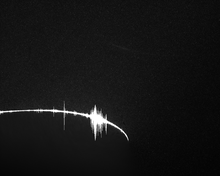
%> input picture NACA23012_1.bmp, 220 x 176 px, shrunk from 1280 x 1024 before the run
$ octave PIV.m   (GNU Octave 9; MATLAB toolbox functions it lacks are replaced by stand-ins)
%> lines starting %> are read from the running program, lines starting %| are printed output that depends on the picture; in (x1, y1, x2, y2) boxes, pixels count from 0 and x2, y2 are one past the last pixel; in counts of white or black regions, pixels touching at a corner belong together; the program's own positions count from 1
### rm_airfoil.m
function image_out = rm_airfoil(image_in)

    % ampiezza valutazione bianchi consecutivi
    D = 5;

    for j=1:size(image_in,2)
        for i=1:size(image_in,1)-D

            A = image_in(i:i+D,j);
            if mode(A)==255
                image_in(i:size(image_in,1),j) = NaN;
            end
        end
    end

    image_out = image_in;

end

### preproc.m
function image_out = preproc (image_in,order,clahe,clahe_window,hpf,hpf_size,minmax,minmax_size,int_capt,capt_scaling)

    k = 1;
    while k<=size(order,2)
        l=order(k);
        switch l
            case 1
                % CLAHE (Contrast Limited Adaptive Histogram Equalization)
                % Clahe opera una equalizzazione dell'istogramma in piccole regioni
                % dell'immagine (tiles). In casi di PIV con un esposizione non uniforme, il
                % contrasto di ogni porzione di immagine viene ottimizzato
                % indipendentemente. I tiles confinanti vengono sucessivamente ricollegati
                % mediante una intepolazione bilineare
                if clahe == 1
                    ntiles1 = round(size(image_in,1)/clahe_window);
                    ntiles2 = round(size(image_in,2)/clahe_window);
                    image_out = adapthisteq(image_in, 'NumTiles',[ntiles1 ntiles2], 'ClipLimit', 0.01, 'NBins', 256, 'Range', 'full', 'Distribution', 'uniform');
                else
                end

            case 2
                % HIGH PASS FILTER
                % Le informazioni a bassa frequenza del background possono essere rimosse
                % applicando un filtro passa alto che conserva le frequenze alte relative
                % alle particelle. Questo filtro è calcolato applicando un filtro passa
                % basso all'immagine (blurring) e sottraendolo all'immagine originale.
                if hpf == 1
                    h = fspecial('gaussian',hpf_size,hpf_size);
                    image = double(image_in-(imfilter(image_in,h,'replicate')));
                    image_out = image/max(max(image))*255;
                else
                end

            case 3
                % MIN/MAX FILTER
                if minmax==1
            %         image_in = im2double(image_in);
                    image_in = double(image_in);
                    [y,x] = size(image_in);

                    % Inizializzazione degli envelope
                    lower = zeros(y,x);
                    upper = zeros(y,x);

                    neighb = floor(minmax_size/2);
                    image_modified = padarray(image_in,[neighb neighb],NaN);
                    for i=1+neighb:y-neighb
                        for j=1+neighb:x-neighb
                            if rem(minmax_size,2)==0
                                disp('Errore: minmax_size deve essere un numero dispari');
                                break
                            else
                                tile = image_modified(i-neighb:i+neighb, j-neighb:j+neighb);

                                Min = min(tile,[],'all');
                                Max = max(tile,[],'all');

                                lower(i-neighb,j-neighb) = Min;
                                upper(i-neighb,j-neighb) = Max;
                            end
                        end
                    end
                    % Moving average filter
                    kernel = ones(minmax_size,1) / minmax_size;
                    lower = filter(kernel, 1, lower);
                    upper = filter(kernel, 1, upper);

                    image_out = 255*(image_in - lower)./(upper - lower);
                else
                end

            case 4
                % INTENSITY CAPPING
                % Imposta i valori di intensità superiori ad un certo limite al limite
                % stesso. Il limite viene calcolato come
                %           I_lim = median(I) + n*std(I)
                % dove 0.5 < n < 2
                if int_capt==1

                    image_in = double(image_in);

                    I_lim = median(image_in,'all') + capt_scaling*std(image_in,0,'all','omitnan');

                    for i=1:size(image_in,1)
                        for j=1:size(image_in,2)
                            if image_in(i,j)>I_lim
                                image_in(i,j) = I_lim;
                            end
                        end
                    end
                    image_out = image_in;
                else
                end
        end
    k = k+1;
    end


    % Filtri disattivati
    if clahe==0 && hpf==0 && minmax==0 && int_capt==0
        image_out = image_in;
    else
    end

    image_out=uint8(image_out);
end

### XC.m
function [x, y, dx, dy] = XC(image1,image2,w_size, wc_step,subpx)


%     image1 = double(image1);
%     image2 = double(image2);


    % Posizione limite dei centri delle finestre
    ymin = 1+(ceil(w_size/2)); % NB! +1 per evitare errori di indici
    xmin = 1+(ceil(w_size/2));
%     ymax = wc_step*(floor(size(image1,1)/wc_step))-(w_size-1)+(ceil(w_size/2)); % NB! -1 per evitare errori di indici
%     xmax = wc_step*(floor(size(image1,2)/wc_step))-(w_size-1)+(ceil(w_size/2));
    ymax = size(image1,1) - w_size/2 -1;
    xmax = size(image1,2) - w_size/2 -1;

    % Numero di finestre nel dominio
    ycount = floor((ymax-ymin)/wc_step+1);
    xcount = floor((xmax-xmin)/wc_step+1);

    % Inizializzazione matrici
    x = zeros(ycount,xcount);
    y = zeros(ycount,xcount);
    dx = zeros(ycount,xcount);
    dy = zeros(ycount,xcount);

    % Inizializzazione conteggi per posizione nella matrice finale
    ix = 0;
    ixx = 0;
    iy = 0;


    for j = ymin:wc_step:ymax % loop verticale
        iy = iy+1;
        for i = xmin:wc_step:xmax % loop orizzontale
            ix = ix+1;
            if ixx < xcount
                ixx = ixx+1;
            else
                ixx = 1;
            end

            startpoint=[i j];

            % Porzioni delle immagini
            A = image1(j-w_size/2:j+w_size/2, i-w_size/2:i+w_size/2);
            B = image2(j-w_size/2:j+w_size/2, i-w_size/2:i+w_size/2);

            xc_corr = (size(A,2) + size(B,2))/2;
            yc_corr = (size(A,1) + size(B,1))/2;

            % Verifico di non essere in una zona con riflessi spuri in cui non
            % posso fare la correlazione
            if mode(A,'all')==mean(A)
                xpeak = (size(A,2) + size(B,2))/2;
                ypeak = (size(A,1) + size(B,1))/2;
            else
                % Sottrazione del valore medio in modo da avere a grandi linee un
                % numero uguale di valori negativi e positivi
                A = A-mean(mean(A));
                B = B-mean(mean(B));

                % Cross-correlazione
%                 corr = xcorr2(B,A);
                corr = normxcorr2(A,B);

                [ypeak, xpeak] = find(corr==max(corr(:)));


                % Seleziona solo il primo picco (in caso di picchi multipli)
                if size(xpeak,1) > 1
                  xpeak = xpeak(1);
                end
                if size(ypeak,1) > 1
                    ypeak = ypeak(1);
                end


                % Verifica a livello subpixel
                % Estrazione matrice 3x3 nella correlazione
                if ypeak<size(corr,1) && xpeak<size(corr,2) && ypeak>1 && xpeak>1
                    corr_sub = corr(ypeak-1:ypeak+1,xpeak-1:xpeak+1);
                    if corr_sub(2,1)==corr_sub(2,3) && corr_sub(1,2)==corr_sub(3,2)
                        % picco centrato
                    else
                        try
                            if subpx==1
                                ypeak_old = ypeak;
                                xpeak_old = xpeak;
                                [ypeak,xpeak] = subpx3gauss (corr_sub,xpeak,ypeak);
                                if isreal(ypeak) && isreal(xpeak)
                                else
                                    ypeak = ypeak_old;
                                    xpeak = xpeak_old;
                                end
                            end
                        catch
                        end
                    end
                else
                end
            end
            dispX = xpeak - xc_corr;
            dispY = ypeak - yc_corr;
            displ = [dispX, dispY];

%             x(iy,ixx) = startpoint(1) + w_size/2;
%             y(iy,:) = startpoint(1,2) + w_size/2;
            x(iy,ixx) = startpoint(1) + wc_step;
            y(iy,:) = startpoint(1,2) + wc_step;
            dx(iy,ixx) = displ(1);
            dy(iy,ixx) = displ(2);
        end
    end


    x = x-ceil(w_size/2);
    y = y-ceil(w_size/2);

    % Verifico che gli spostamenti non superino la dimensione della finestra
    dx(dx>w_size/1.5) = NaN;
    dy(dx>w_size/1.5) = NaN;
    dy(dy>w_size/1.5) = NaN;
    dx(dy>w_size/1.5) = NaN;

end


% [15 lines left out: function subpx3gauss, not called in this run]

### PIV.m
%% PIV main
%
% Author: Riccardo Giordani
%
% Main for PIV analyzer
% Read two PIV images taken at different times and calculate the flow field

close all
clear
clc;

tic

%% LOAD PIV IMAGES

image1 = imread('NACA23012_1.bmp');
%> image1 is the input picture: size 176x220 uint8; min 3, max 255, mean 21.1
image2 = imread('NACA23012_2.bmp');
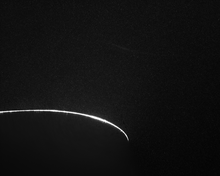
%> input picture NACA23012_2.bmp, 220 x 176 px, shrunk from 1280 x 1024 before the run
%> image2 is the input picture: size 176x220 uint8; min 2, max 255, mean 17.8

% Save a copy of the imported original images
image1_orig = image1;
image2_orig = image2;


%% APPLY MASK TO REMOVE AIRFOIL AREA
image1 = rm_airfoil(image1);
%> after the loop in rm_airfoil, `for j=1:size(image_in,2)`:
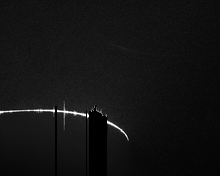
%> image_in: size 176x220 uint8; 3.49% of pixels changed, all inside (x1, y1, x2, y2) = (55, 105, 107, 176)
image2 = rm_airfoil(image2);


%% PRE-PROCESS

% Filter execution order
order = [1,4,2,3];

% 1) Contrast Limit Adaptive Histogram Equalization
% CLAHE parameters
clahe = 1; % 1=activated, 0=deactivated
clahe_window = 32;

% 2) High Pass Filter
% HPF parameters
hpf = 1;  % 1=activated, 0=deactivated
hpf_size = 15;

% 3) Min-max Filter
minmax = 0;  % 1=activated, 0=deactivated
minmax_window = 15; %15

% 4) Intensity campting
int_capt = 1;  % 1=activated, 0=deactivated
capt_scaling = 1.5;  % Scaling factor: 0.5 < n < 2

% Image enhancement
image1 = preproc(image1,order,clahe,clahe_window,hpf,hpf_size,minmax,minmax_window,int_capt,capt_scaling);
%> the loop in preproc, `while k<=size(order,2)` made 4 passes
%> I_lim on pass 2: 43.26
%> pass 3, in preproc, `image = double(image_in-(imfilter(image_in,h,'replicate')));`:
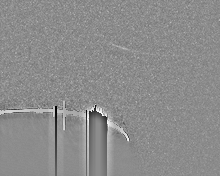
%> image: size 176x220 double; min -31.51, max 25.7, mean 0; drawn with min black and max white
%> after the loop in preproc, `while k<=size(order,2)`: k = 5
%> in preproc, `image_out=uint8(image_out);`:
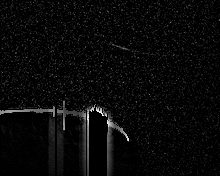
%> image_out: size 176x220 uint8; min 0, max 255, mean 9.1
image2 = preproc(image2,order,clahe,clahe_window,hpf,hpf_size,minmax,minmax_window,int_capt,capt_scaling);
%> call 2 of preproc, with order = [1 4 2 3], clahe = 1, clahe_window = 32, hpf = 1, hpf_size = 15, minmax = 0, minmax_size = 15, int_capt = 1
%> the loop in preproc (call 2), `while k<=size(order,2)` made 4 passes
%> I_lim on pass 2: 39.14
%> pass 2, in preproc (call 2), `image_out = image_in;`:
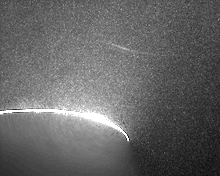
%> image_out: size 176x220 double; min 2, max 39.14, mean 16.8; drawn with min black and max white
%> pass 3, in preproc (call 2), `image = double(image_in-(imfilter(image_in,h,'replicate')));`:
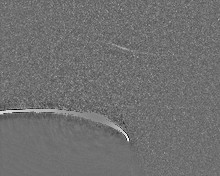
%> image: size 176x220 double; min -17.34, max 22.04, mean 0; drawn with min black and max white
%> in preproc (call 2), `image_out=uint8(image_out);`:
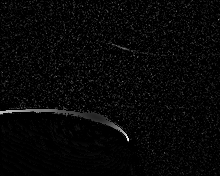
%> image_out: size 176x220 uint8; min 0, max 255, mean 7.3


%% IMAGE ANALYSIS

% Interrogation window size [w_size x w_size]
w_size = 32;  % [pixel]

% Distance between interrogation window center points
% (overlapping (w_size-wc_step))
wc_step = 16; % [pixel]

% Overlapping percentage
overlap = (w_size - wc_step)/w_size * 100;
fprintf('Percentuale di sovrapposizione delle finestre: %d %% \n', overlap);

% Subpixel interpolation 3pt Gauss
subpx = 1;  %  % 1=activated, 0=deactivated

% Cross-correlation analysis
% [x, y, dx, dy] = CC (image1,image2,w_size, wc_step, subpx);
[x, y, dx, dy] = XC(image1,image2,w_size, wc_step,subpx);
%> the run ends on the next line
